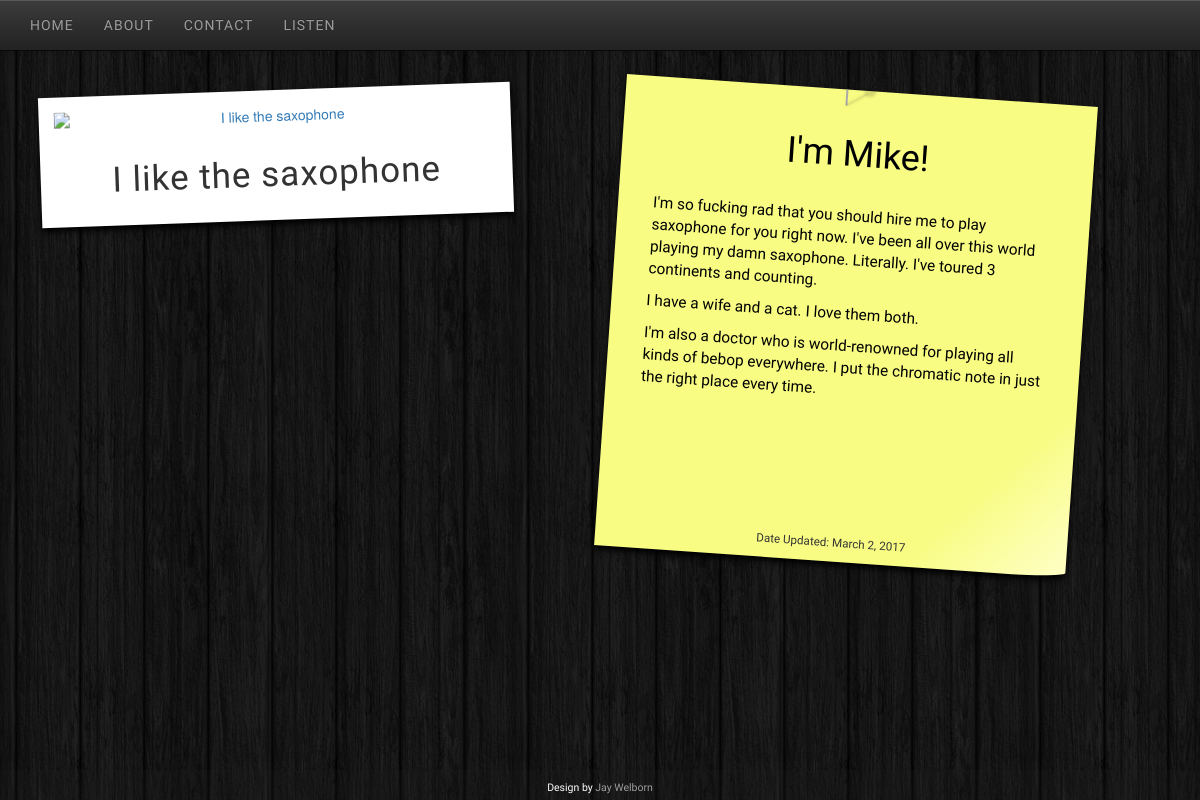
Page /about/ on the earlier database version.
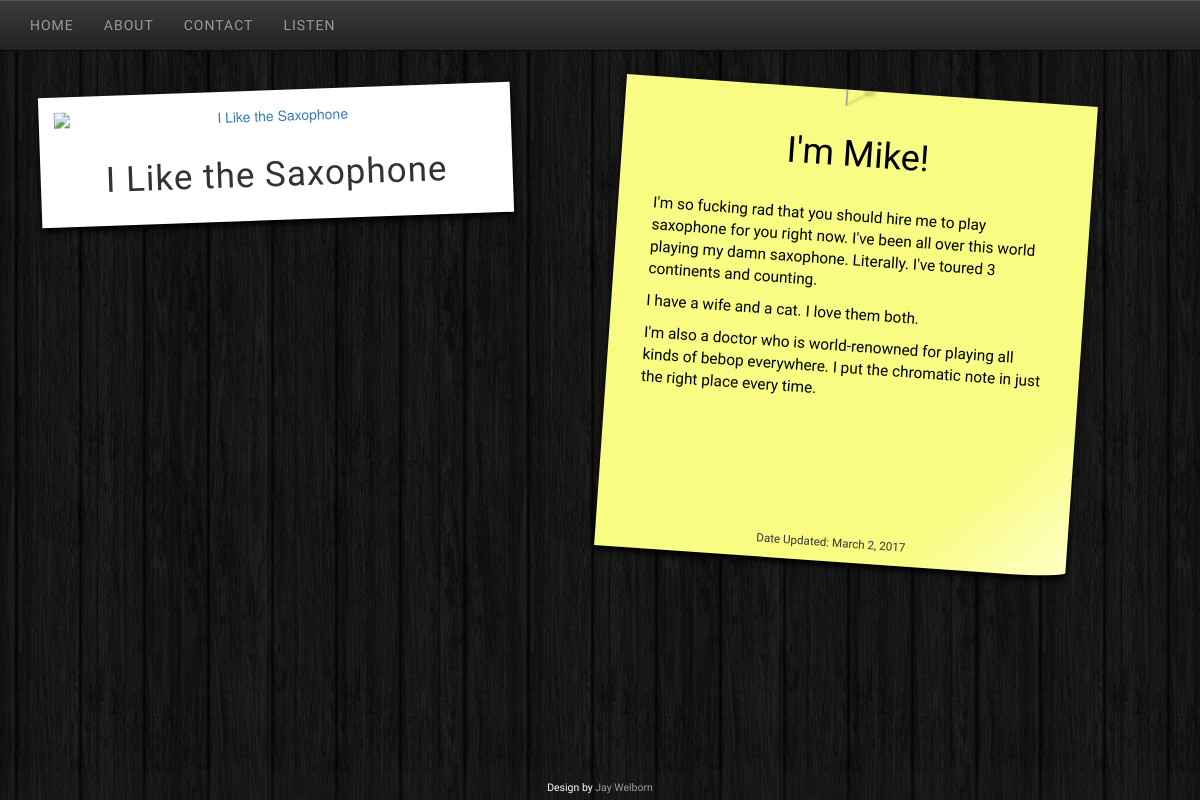
Same page on the later database version.
### home/models.py (models this page shows, shortened)
class About(models.Model):
    class Meta:
        verbose_name_plural = 'About'
    header = models.CharField(max_length=30)
    image_tag = models.CharField(max_length=30, default="Mike")
    name = models.CharField(max_length=30)
    bio = models.TextField()
    bio_paragraph_2 = models.TextField(blank=True)
    bio_paragraph_3 = models.TextField(blank=True)
    pub_date = models.DateField(default=timezone.now)

### home/views.py (the view)
# urls.py: url(r'^about/$', AboutView.as_view(), name='about'),
class AboutView(ListView):
    template_name = 'home/about.html'
    context_object_name = 'about'
    model = About
    def get_queryset(self):
        return About.objects.latest('pub_date')

### home/templates/home/about.html
{% extends 'base.html' %}
{% load static %}
{% block header %}
<link rel="stylesheet" type="text/css" href="{% static 'home/css/about.css' %}">
{% endblock %}
{% block content %}
<div class="about">
    <a class="polaroid" title="{{ about.image_tag }}">
        <img class="portrait" src="{% static 'images/about.jpg' %}" alt="{{ about.image_tag }}"/>
    </a>
    <div class="about-info">
        <i class="pin"></i>
        <div class="note">
            <h1 class="center">{{ about.header }}</h1>
            <div id="bio">
                <p>
                    {{ about.bio }}
                </p>
                {% if about.bio_paragraph_2 %}
                <p>
                    {{ about.bio_paragraph_2 }}
                </p>
                {% endif %}
                {% if about.bio_paragraph_3 %}
                <p>
                    {{ about.bio_paragraph_3 }}
                </p>
                {% endif %}
            </div>
            <p id="update">
                Date Updated: {{ about.pub_date }}
            </p>
        </div>
    </div>
</div>
{% endblock %}

### templates/base.html (shortened to what this page needs)
<!DOCTYPE html>
<html lang="en-us">
<head>
    {% load static %}
    <link rel="stylesheet" type="text/css" href="{% static 'home/css/bootstrap.min.css' %}"/>
    <link rel="stylesheet" type="text/css" href="{% static 'home/css/bootstrap-theme.min.css' %}"/>
    <link rel="stylesheet" type="text/css" href="{% static 'home/css/home.css' %}"/>
    {% block header %}
    {% endblock %}
</head>
<body>
<nav class="navbar navbar-default navbar-fixed-top navbar-inverse">
    <div class="container-fluid">
        <div class="collapse navbar-collapse" id="bs-example-navbar-collapse-1">
            <ul class="nav navbar-nav">
                <li><a href="{% url 'home:index' %}">HOME</a></li>
                <li><a href="{% url 'home:about' %}">ABOUT</a></li>
                <li><a href="{% url 'home:contact' %}">CONTACT</a></li>
                <li><a href="{% url 'listen:index' %}">LISTEN</a></li>
            </ul>
        </div>
    </div>
</nav>
<div class="container">
    {% block content %}{% endblock %}
</div>
<br/>
<footer>
    <span class="footer-text">Design by <a href="https://jaywelborn.pythonanywhere.com/">Jay Welborn</a></span>
</footer>
</body>
</html>

### home/static/home/css/home.css (style rules this page uses)
body { position: relative; min-height: calc(100vh - 50px); margin-top: 50px; }
nav a { font-family: 'Roboto Condensed'; letter-spacing: 1px; }
footer { position: absolute; left: 0; bottom: 0; height: 30px; width: 100%; margin-right: auto; margin-left: auto; text-align: center; font-family: 'Roboto Condensed', sans-serif; font-size: 75%; margin-bottom: 0; padding-bottom: 0; padding-top: 10px; background-color: rgba(34, 34, 34, .2); border-color: #080808; }
footer .footer-text { opacity: 1; color: white; }
footer .footer-text a { color: #9d9d9d; }

### home/static/home/css/about.css (style rules this page uses)
body { background-image: url('/../static/images/dark_wood.png'); margin-top: 50px; }
img.portrait { display: block; width: 100%; }
.about a { width: 472px; max-width: 90%; background: white; display: inline; float: left; margin: 0px 10px 10px; padding: 15px 15px 45px; text-align: center; text-decoration: none; -webkit-box-shadow: 0 4px 6px rgba(0, 0, 0, 1); -moz-box-shadow: 0 4px 6px rgba(0, 0, 0, 1); box-shadow: 0 4px 6px rgba(0, 0, 0, 1); transform: rotate(-2deg); -webkit-transform: rotate(-2deg); -moz-transform: rotate(-2deg); }
a.polaroid:after { color: #333; font-size: 250%; font-family: 'Special Elite', cursive; letter-spacing: 1px; content: attr(title); position: relative; top:25px; z-index: 0; }
.center { margin-left: auto; margin-right: auto; text-align: center; }
.about { margin-top: 40px; position: relative; }
.pin { background-color: #aaa; display: block; height: 32px; width: 2px; position: absolute; right: 250px; top: -16px; z-index: 1; }
.pin:after { background-color: #A31; background-image: radial-gradient(25% 25%, circle, hsla(0,0%,100%,.3), hsla(0,0%,0%,.3)); border-radius: 50%; box-shadow: inset 0 0 0 1px hsla(0,0%,0%,.1), inset 3px 3px 3px hsla(0,0%,100%,.2), inset -3px -3px 3px hsla(0,0%,0%,.2), 23px 20px 3px hsla(0,0%,0%,.15); content: ''; height: 12px; left: -5px; position: absolute; top: -10px; width: 12px; z-index: 2; }
.pin:before { background-color: hsla(0,0%,0%,0.1); box-shadow: 0 0 .25em hsla(0,0%,0%,.1); content: ''; height: 24px; width: 2px; left: 0; position: absolute; top: 8px; transform: rotate(57.5deg); -moz-transform: rotate(57.5deg); -webkit-transform: rotate(57.5deg); -o-transform: rotate(57.5deg); -ms-transform: rotate(57.5deg); transform-origin: 50% 100%; -moz-transform-origin: 50% 100%; -webkit-transform-origin: 50% 100%; -ms-transform-origin: 50% 100%; -o-transform-origin: 50% 100%; }
.about-info { width: 472px; max-width: 95%; min-height: 472px; margin-left: auto; margin-right: auto; overflow: hidden; border-bottom-right-radius: 60px 5px; padding: 25px; color: black; -webkit-box-shadow: 0 4px 6px rgba(0, 0, 0, 1); -moz-box-shadow: 0 4px 6px rgba(0, 0, 0, 1); box-shadow: 0 4px 6px rgba(0, 0, 0, 1); background-color: #f8fc83; background: -moz-linear-gradient(-45deg, #f8fc83 81%, #f8fc83 82%, #f8fc83 82%, #ffffc6 100%); background: -webkit-gradient(linear, left top, right bottom, color-stop(81%,#f8fc83), color-stop(82%,#f8fc83), color-stop(82%,#f8fc83), color-stop(100%,#ffffc6)); background: -webkit-linear-gradient(-45deg, #f8fc83 81%,#f8fc83 82%,#f8fc83 82%,#ffffc6 100%); background: -o-linear-gradient(-45deg, #f8fc83 81%,#f8fc83 82%,#f8fc83 82%,#ffffc6 100%); background: -ms-linear-gradient(-45deg, #f8fc83 81%,#f8fc83 82%,#f8fc83 82%,#ffffc6 100%); background: linear-gradient(135deg, #f8fc83 81%,#f8fc83 82%,#f8fc83 82%,#ffffc6 100%); filter: progid:DXImageTransform.Microsoft.gradient( startColorstr='#f8fc83', endColorstr='#ffffc6',GradientType=1 ); transform: rotate(4deg); }
.note h1 { font-family: 'Special Elite'; }
#bio { margin-top: 20px; }
.note #bio { font-family: 'Roboto Condensed'; font-size: 110%; padding: 10px; }
#update { position: absolute; color: #333; bottom: 0; left: 30%; right: 30%; text-align: center; font-size: 83%; font-family: 'Roboto Condensed'; }

Differences in the rows shown:
changed About "I'm Mike!": image_tag "I like the saxophone" → "I Like the Saxophone" (drawn)
